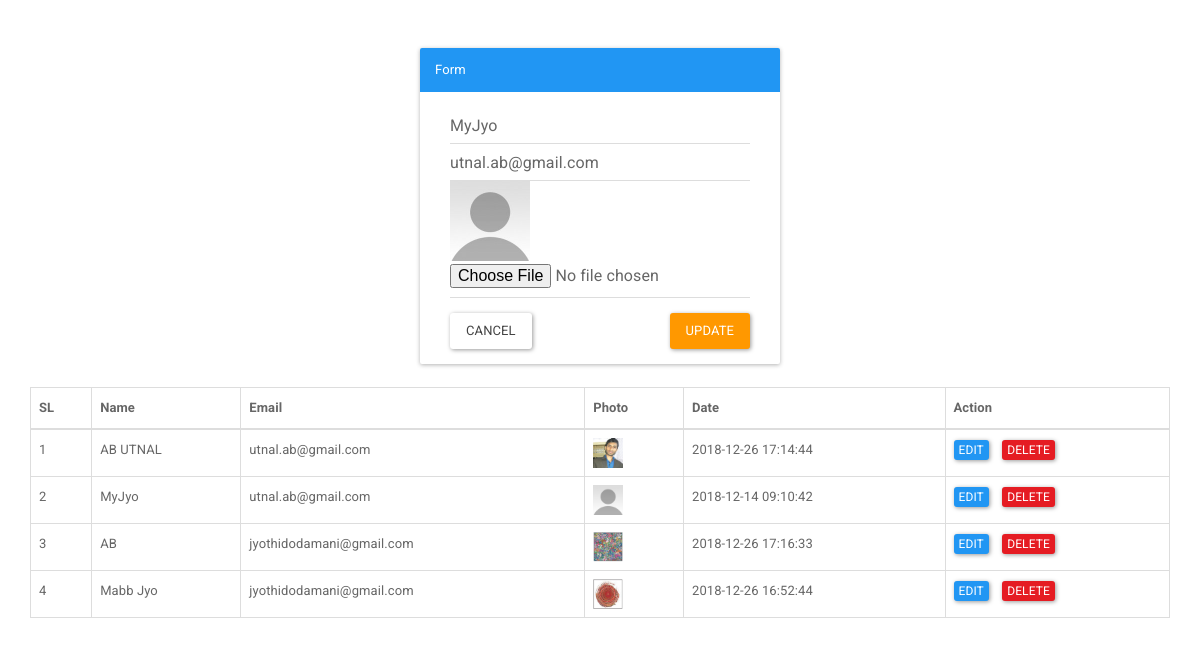
The page /index.php?update=1&user_id=2 on the database its author committed.
### tables this page shows
CREATE TABLE `user_tbl` (
  `user_id` int(11) NOT NULL,
  `name` varchar(100) NOT NULL,
  `phone` varchar(100) NOT NULL,
  `email` varchar(100) NOT NULL,
  `photo` varchar(200) NOT NULL,
  `aboutyou` text NOT NULL,
  `date` timestamp NOT NULL DEFAULT CURRENT_TIMESTAMP ON UPDATE CURRENT_TIMESTAMP
);

### database.php (called while the page is built, shortened)
<?php
class Database{
	public function __construct(){
		$this->con = mysqli_connect("localhost", "root", "", "jyo");
	}
}

### model.php (called while the page is built, shortened)
<?php
require_once('database.php');
class CrudOperation extends Database{
	public function select_all($table){
			$sql ="";
			$array = array();
			$sql .=" SELECT * FROM ".$table;
			$query = mysqli_query($this->con,$sql);
			while($row = mysqli_fetch_assoc($query)):
				$array[] = $row;
			endwhile;
			return $array;
	}
	public function select_where($table,$where){
		$sql ="";
		$condition="";
		$array = array();
		foreach ($where as $key => $value) {
			$condition .= $key .=" ='".$value."'";
		}
		$sql .="SELECT * FROM ".$table." WHERE ".$condition;
		$query = mysqli_query($this->con,$sql);
		while ($row = mysqli_fetch_assoc($query)) {
			$array[] = $row;
		}
		return $array;
	}
}
$obj = new CrudOperation;

### index.php (the view, shortened to what this page needs)
<!DOCTYPE html>
<html lang="en">
<head>
	<link rel="stylesheet" href="assets/css/bootstrap.min.css">
</head>
<body>
	<?php include('controller.php');?>
	<div class="container">
		<br><br>
		<div class="row">
			<div class="col-md-4 col-md-offset-4">
				<div class="panel panel-primary">
					<div class="panel-heading">Form</div>
					<div class="panel-body">
						<?php
						if (isset($_GET['update'])) {
							$where = [
								'user_id'=>$_GET['user_id'],
							];
							$data = $obj->select_where('user_tbl',$where);
							foreach ($data as $row) {?>
								<div class="row">
									<div class="col-md-12">
										<form action="controller.php" method="POST" enctype="multipart/form-data">
											<div class="col-md-12"><input type="text" name="name" placeholder="Name" id="" value="<?php echo $row['name']?>" class="form-control"></div>
											<div class="col-md-12"><input type="text" name="email" placeholder="Email" id="" value="<?php echo $row['email']?>" class="form-control"></div>
											<div class="col-md-12"><img src="assets/image/<?php echo $row['photo']?>" width="80px" height="80px" alt=""></div>
											<div class="col-md-12"><div class="form-group">
												<input type="file" name="photo"  placeholder="" id="" class="form-control">
											</div></div>
											<div class="col-md-12">
												<a href="index.php" class="btn btn-default pull-left">Cancel</a>
												<input type="submit" name="update" value="Update" class="btn btn-warning pull-right"></div>
										</form>
									</div>
								</div>
							<?php	}
							}
							?>
						</div>
					</div>
				</div>
			</div>
		</div>
		<div class="container">
			<div class="row">
				<div class="col-md-12">
					<table class="table table-bordered">
						<thead>
							<th>SL</th>
							<th>Name</th>
							<th>Email</th>
							<th>Photo</th>
							<th>Date</th>
							<th>Action</th>
						</thead>
						<?php
						$data = $obj->select_all('user_tbl');
						$count = 1;
						foreach ($data as $row) {?>
							<tr>
								<td><?php echo $count++; ?></td>
								<td><?php echo $row['name']; ?></td>
								<td><?php echo $row['email']; ?></td>
								<td><img src="assets/image/<?php echo $row['photo']; ?>" width="30px" height="30px" alt=""></td>
								<td><?php echo $row['date']; ?></td>
								<td><a href="index.php?update=1&user_id=<?php echo $row['user_id']?>" class="btn btn-xs btn-primary">Edit</a>
								<a href="controller.php?delete=1&user_id=<?php echo $row['user_id']?>" class="btn btn-xs btn-danger">Delete</a>
								</td>
							</tr>
						<?php } ?>
					</table>
				</div>
			</div>
		</div>
	</body>
	</html>

### rows shown on the page
user_tbl: name "MyJyo", email "utnal.ab@gmail.com", photo (placeholder picture), date "2018-12-14 09:10:42"
user_tbl: name "AB UTNAL", email "utnal.ab@gmail.com", photo (picture), date "2018-12-26 17:14:44"
user_tbl: name "AB", email "jyothidodamani@gmail.com", photo (picture), date "2018-12-26 17:16:33"
user_tbl: name "Mabb Jyo", email "jyothidodamani@gmail.com", photo (picture), date "2018-12-26 16:52:44"
